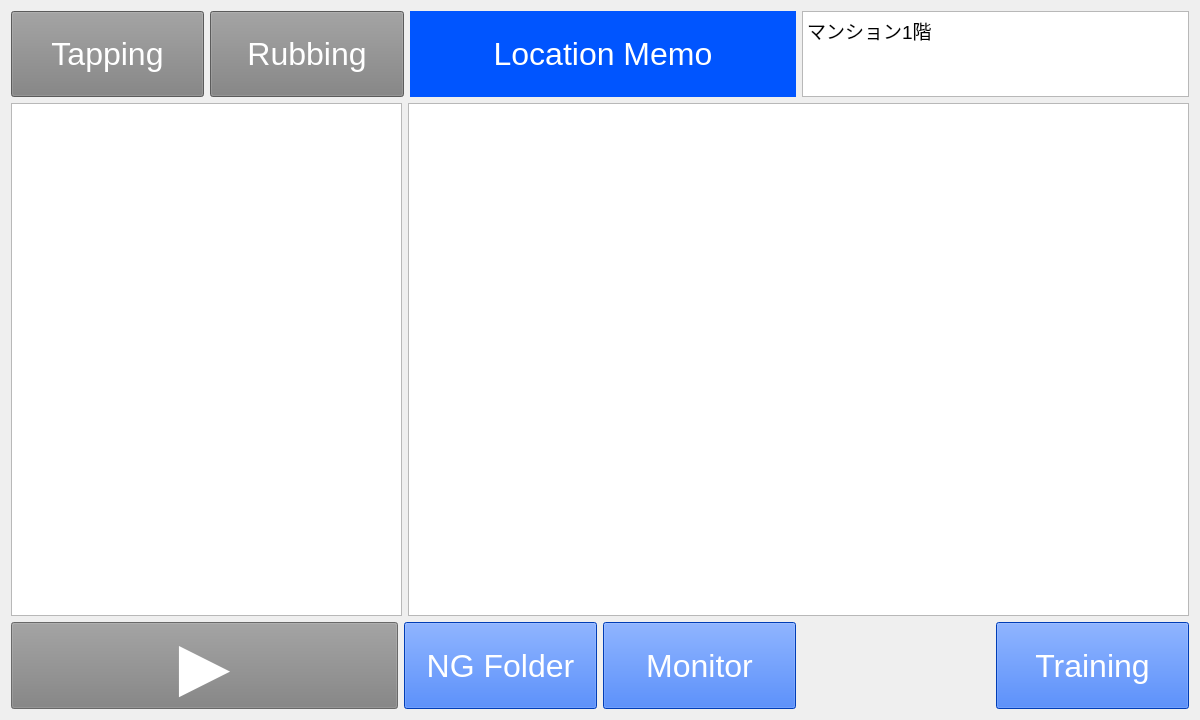
<?xml version="1.0" encoding="UTF-8"?>
<ui version="4.0">
 <class>Form</class>
 <widget class="QWidget" name="Form">
  <property name="geometry">
   <rect>
    <x>0</x>
    <y>0</y>
    <width>1200</width>
    <height>720</height>
   </rect>
  </property>
  <property name="windowTitle">
   <string>Form</string>
  </property>
  <layout class="QGridLayout" name="gridLayout" rowstretch="1,6,1">
   <item row="0" column="0">
    <layout class="QHBoxLayout" name="horizontalLayout" stretch="1,1,2,2">
     <item>
      <widget class="QPushButton" name="pushButton_Tapping">
       <property name="sizePolicy">
        <sizepolicy hsizetype="MinimumExpanding" vsizetype="Expanding">
         <horstretch>0</horstretch>
         <verstretch>0</verstretch>
        </sizepolicy>
       </property>
       <property name="font">
        <font>
         <pointsize>24</pointsize>
        </font>
       </property>
       <property name="styleSheet">
        <string notr="true">background-color: grey;
color: rgb(255, 255, 255);</string>
       </property>
       <property name="text">
        <string>Tapping</string>
       </property>
      </widget>
     </item>
     <item>
      <widget class="QPushButton" name="pushButton_Rubbing">
       <property name="sizePolicy">
        <sizepolicy hsizetype="MinimumExpanding" vsizetype="Expanding">
         <horstretch>0</horstretch>
         <verstretch>0</verstretch>
        </sizepolicy>
       </property>
       <property name="font">
        <font>
         <pointsize>24</pointsize>
        </font>
       </property>
       <property name="styleSheet">
        <string notr="true">background-color: grey;
color: rgb(255, 255, 255);</string>
       </property>
       <property name="text">
        <string>Rubbing</string>
       </property>
      </widget>
     </item>
     <item>
      <widget class="QLabel" name="label_location_memo">
       <property name="sizePolicy">
        <sizepolicy hsizetype="MinimumExpanding" vsizetype="Preferred">
         <horstretch>0</horstretch>
         <verstretch>0</verstretch>
        </sizepolicy>
       </property>
       <property name="font">
        <font>
         <pointsize>24</pointsize>
        </font>
       </property>
       <property name="styleSheet">
        <string notr="true">background-color: rgb(0, 85, 255);
color: rgb(255, 255, 255);</string>
       </property>
       <property name="text">
        <string>Location Memo</string>
       </property>
       <property name="alignment">
        <set>Qt::AlignCenter</set>
       </property>
      </widget>
     </item>
     <item>
      <widget class="QTextEdit" name="textEdit_memo">
       <property name="sizePolicy">
        <sizepolicy hsizetype="MinimumExpanding" vsizetype="Expanding">
         <horstretch>0</horstretch>
         <verstretch>0</verstretch>
        </sizepolicy>
       </property>
       <property name="font">
        <font>
         <pointsize>14</pointsize>
        </font>
       </property>
       <property name="markdown">
        <string>マンション1階

</string>
       </property>
       <property name="html">
        <string>&lt;!DOCTYPE HTML PUBLIC &quot;-//W3C//DTD HTML 4.0//EN&quot; &quot;http://www.w3.org/TR/REC-html40/strict.dtd&quot;&gt;
&lt;html&gt;&lt;head&gt;&lt;meta name=&quot;qrichtext&quot; content=&quot;1&quot; /&gt;&lt;style type=&quot;text/css&quot;&gt;
p, li { white-space: pre-wrap; }
&lt;/style&gt;&lt;/head&gt;&lt;body style=&quot; font-family:'MS UI Gothic'; font-size:14pt; font-weight:400; font-style:normal;&quot;&gt;
&lt;p style=&quot; margin-top:6px; margin-bottom:6px; margin-left:0px; margin-right:0px; -qt-block-indent:0; text-indent:0px;&quot;&gt;マンション1階&lt;/p&gt;&lt;/body&gt;&lt;/html&gt;</string>
       </property>
      </widget>
     </item>
    </layout>
   </item>
   <item row="1" column="0">
    <layout class="QHBoxLayout" name="horizontalLayout_2" stretch="1,2">
     <item>
      <widget class="GraphicsLayoutWidget" name="graphicsView_Data">
       <property name="sizePolicy">
        <sizepolicy hsizetype="MinimumExpanding" vsizetype="Expanding">
         <horstretch>0</horstretch>
         <verstretch>0</verstretch>
        </sizepolicy>
       </property>
      </widget>
     </item>
     <item>
      <widget class="GraphicsLayoutWidget" name="graphicsView_Monitor">
       <property name="sizePolicy">
        <sizepolicy hsizetype="MinimumExpanding" vsizetype="Expanding">
         <horstretch>0</horstretch>
         <verstretch>0</verstretch>
        </sizepolicy>
       </property>
      </widget>
     </item>
    </layout>
   </item>
   <item row="2" column="0">
    <layout class="QHBoxLayout" name="horizontalLayout_3" stretch="2,1,1,1,1">
     <item>
      <widget class="QPushButton" name="pushButton_play">
       <property name="enabled">
        <bool>false</bool>
       </property>
       <property name="sizePolicy">
        <sizepolicy hsizetype="MinimumExpanding" vsizetype="Expanding">
         <horstretch>0</horstretch>
         <verstretch>0</verstretch>
        </sizepolicy>
       </property>
       <property name="font">
        <font>
         <pointsize>50</pointsize>
        </font>
       </property>
       <property name="styleSheet">
        <string notr="true">background-color: grey;
color: rgb(255, 255, 255);</string>
       </property>
       <property name="text">
        <string>▶</string>
       </property>
      </widget>
     </item>
     <item>
      <widget class="QPushButton" name="pushButton_NgFolder">
       <property name="sizePolicy">
        <sizepolicy hsizetype="MinimumExpanding" vsizetype="Expanding">
         <horstretch>0</horstretch>
         <verstretch>0</verstretch>
        </sizepolicy>
       </property>
       <property name="font">
        <font>
         <pointsize>24</pointsize>
        </font>
       </property>
       <property name="styleSheet">
        <string notr="true">background-color: rgb(0, 85, 255);
color: rgb(255, 255, 255);</string>
       </property>
       <property name="text">
        <string>NG Folder</string>
       </property>
      </widget>
     </item>
     <item>
      <widget class="QPushButton" name="pushButton_MonitorViewOn">
       <property name="sizePolicy">
        <sizepolicy hsizetype="MinimumExpanding" vsizetype="Expanding">
         <horstretch>0</horstretch>
         <verstretch>0</verstretch>
        </sizepolicy>
       </property>
       <property name="font">
        <font>
         <pointsize>24</pointsize>
        </font>
       </property>
       <property name="styleSheet">
        <string notr="true">background-color: rgb(0, 85, 255);
color: rgb(255, 255, 255);</string>
       </property>
       <property name="text">
        <string>Monitor</string>
       </property>
       <property name="checkable">
        <bool>true</bool>
       </property>
      </widget>
     </item>
     <item>
      <spacer name="horizontalSpacer_2">
       <property name="orientation">
        <enum>Qt::Horizontal</enum>
       </property>
       <property name="sizeHint" stdset="0">
        <size>
         <width>40</width>
         <height>20</height>
        </size>
       </property>
      </spacer>
     </item>
     <item>
      <widget class="QPushButton" name="pushButton_ReturnTraining">
       <property name="sizePolicy">
        <sizepolicy hsizetype="MinimumExpanding" vsizetype="Expanding">
         <horstretch>0</horstretch>
         <verstretch>0</verstretch>
        </sizepolicy>
       </property>
       <property name="font">
        <font>
         <pointsize>24</pointsize>
        </font>
       </property>
       <property name="styleSheet">
        <string notr="true">background-color: rgb(0, 85, 255);
color: rgb(255, 255, 255);</string>
       </property>
       <property name="text">
        <string>Training</string>
       </property>
      </widget>
     </item>
    </layout>
   </item>
  </layout>
 </widget>
 <customwidgets>
  <customwidget>
   <class>GraphicsLayoutWidget</class>
   <extends>QGraphicsView</extends>
   <header location="global">pyqtgraph</header>
  </customwidget>
 </customwidgets>
 <resources/>
 <connections/>
</ui>
